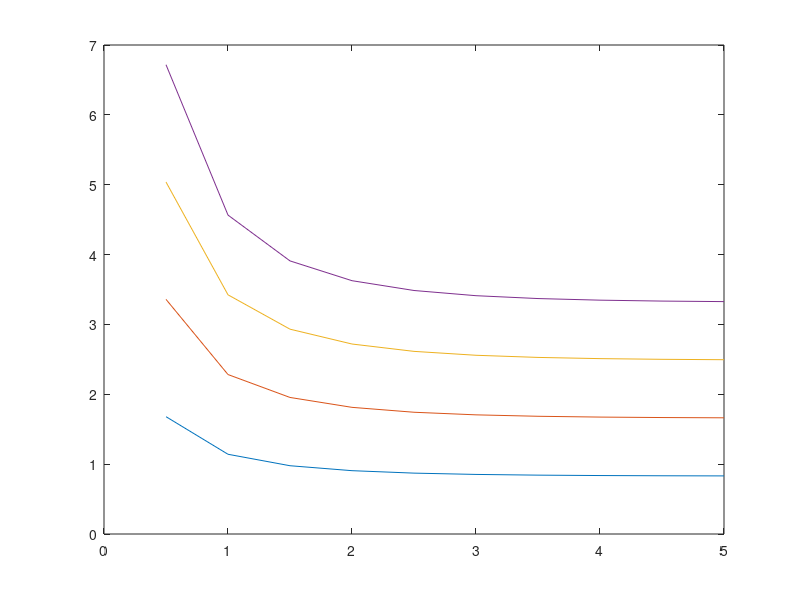

Here is the MATLAB script that generated this plot:
clc;
i0=1000;
mdot=1;
cp=950;
eta=0.9;
dT=50;
ng=100;
for k=1:1:4
energy=mdot*cp*dT/(ng*eta);
alpha = 1;
f = @(theta,l) sin(theta).*(1-exp(-alpha*l./sin(theta)));
q = @(l) integral(@(theta) f(theta, l),0, pi/2);
dir = @(w,l) 2*w*i0*q(l)/(alpha*pi);
op=zeros();
i=1;
for l=0.5:0.5:5
    findval = @(w) (energy - dir(w,l));
    wsolve = fsolve(findval, 1);
    op(i,1) = l;
    op(i,2) = wsolve;
    i=i+1;
end
plot(op(:,1),op(:,2));
sheet=k;
% dlmwrite('100guidesalpha1.csv',op,'-append');
hold on;
dT=dT+50;
end
% findval= @(l) (100*1000*50)-integral(@(theta) f(theta,l,0.005),0,pi/2);
% tsolve= fsolve(findval,0.5)